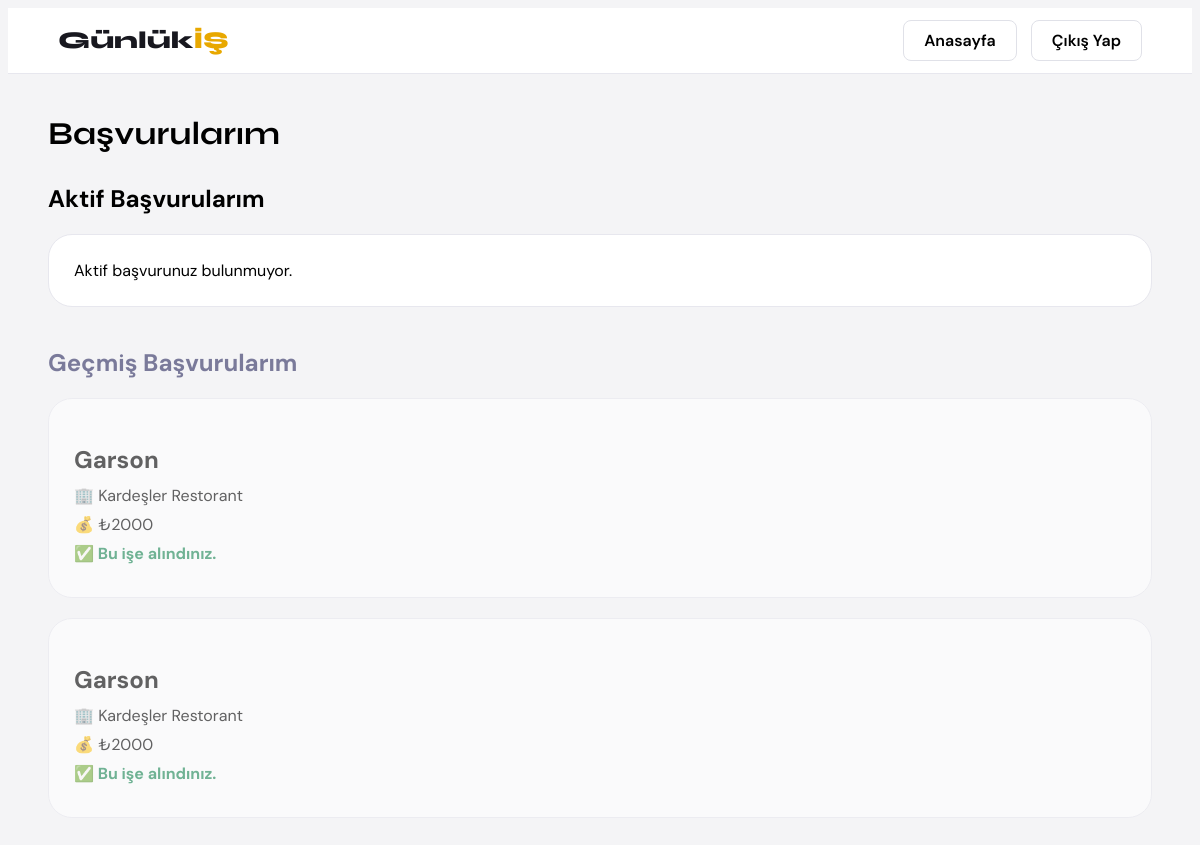
Screenshot of /basvurularim/ (signed in) with the database file from the repository.
### main/models.py (models this page shows, shortened)
class Basvuru(models.Model):
    kullanici = models.ForeignKey(
        Kullanici,
        on_delete=models.CASCADE
    )
    ilan = models.ForeignKey(
        Ilan,
        on_delete=models.CASCADE
    )
    basvuru_tarihi = models.DateTimeField(
        auto_now_add=True
    )
    durum = models.CharField(
        max_length=30,
        default='Beklemede'
    )
    isletme_puanladi = models.BooleanField(default=False)
    calisan_puanladi = models.BooleanField(default=False)

class Ilan(models.Model):
    isletme = models.ForeignKey(
    Isletme,
    on_delete=models.CASCADE,
    null=True
)
    isletme_adi = models.CharField(max_length=200)
    isletme_tipi = models.CharField(max_length=100)
    pozisyon = models.CharField(max_length=150)
    is_tanimi = models.TextField()
    konum = models.CharField(max_length=150)
    yas_araligi = models.CharField(max_length=100)
    deneyim = models.CharField(max_length=150)
    cinsiyet = models.CharField(max_length=50)
    yemek = models.CharField(max_length=20)
    ulasim = models.CharField(max_length=20)
    sigorta = models.CharField(max_length=20)
    kisi_sayisi = models.IntegerField()
    baslangic_tarihi = models.DateTimeField()
    bitis_tarihi = models.DateTimeField()
    ucret = models.IntegerField()
    aktif_mi = models.BooleanField(default=True)

### main/views.py (the view)
# urls.py: path('basvurularim/', views.basvurularim, name='basvurularim'),
def basvurularim(request):
    kullanici_id = request.session.get('kullanici_id')
    if not kullanici_id: return redirect('/giris/')
    kullanici = Kullanici.objects.get(id=kullanici_id)
    if kullanici.hesap_turu != 'calisan': return redirect('/')
    aktif_basvurular = Basvuru.objects.filter(kullanici=kullanici, ilan__aktif_mi=True).select_related('ilan').order_by('-id')
    gecmis_basvurular = Basvuru.objects.filter(kullanici=kullanici, ilan__aktif_mi=False).select_related('ilan').order_by('-id')
    return render(request, 'basvurularim.html', {
        'aktif_basvurular': aktif_basvurular, 'gecmis_basvurular': gecmis_basvurular
    })

### main/templates/basvurularim.html (shortened to what this page needs)
<!DOCTYPE html>
<html lang="tr">
<head>
</head>
<body>
    <nav>
    <a href="/" class="logo">Günlük<span>İŞ</span></a>
    <div class="nav-btns">
        <a href="/" class="btn-ghost">Anasayfa</a>
        <a href="/cikis/" class="btn-ghost">Çıkış Yap</a>
    </div>
</nav>
<h1>Başvurularım</h1>
<h2>Aktif Başvurularım</h2>
{% for basvuru in aktif_basvurular %}
<div class="card">
    <h2>{{ basvuru.ilan.pozisyon }}</h2>
    <div class="info">🏢 {{ basvuru.ilan.isletme_adi }}</div>
    <div class="info">💰 ₺{{ basvuru.ilan.ucret }}</div>
    <div class="info">
        Durum:
        {% if basvuru.durum == 'Beklemede' %}<span class="beklemede">🟡 Beklemede</span>{% endif %}
        {% if basvuru.durum == 'Onaylandı' %}<span class="onay">✅ Onaylandı</span>{% endif %}
        {% if basvuru.durum == 'Reddedildi' %}<span class="red">❌ Reddedildi</span>{% endif %}
        {% if basvuru.durum == 'Beklemede' %}
        <div style="margin-top:15px;">
            <a href="/basvuru-sil/{{ basvuru.id }}/"><button style="background:#dc3545;color:white;border:none;padding:12px 18px;border-radius:12px;cursor:pointer;font-weight:700;">Başvuruyu Geri Çek</button></a>
        </div>
        {% endif %}
    </div>
</div>
{% empty %}
<div class="card">Aktif başvurunuz bulunmuyor.</div>
{% endfor %}
<h2 style="margin-top: 40px; color: #7a7a9a;">Geçmiş Başvurularım</h2>
{% for basvuru in gecmis_basvurular %}
<div class="card" style="opacity: 0.6;">
    <h2>{{ basvuru.ilan.pozisyon }}</h2>
    <div class="info">🏢 {{ basvuru.ilan.isletme_adi }}</div>
    <div class="info">💰 ₺{{ basvuru.ilan.ucret }}</div>
    <div class="info" style="font-weight: bold;">
        {% if basvuru.durum == 'Onaylandı' %}
            <span class="onay">✅ Bu işe alındınız.</span>
        {% else %}
            <span class="red">❌ İlan kapatıldı.</span>
        {% endif %}
    </div>
</div>
{% empty %}
<div class="card">Geçmiş başvurunuz bulunmuyor.</div>
{% endfor %}
</body>
</html>

### main/templates/basvurularim.html (style rules this page uses)
nav { background: white; border-bottom: 1px solid #e7e7ee; padding: 18px 50px; display: flex; align-items: center; justify-content: space-between; margin: -40px -40px 40px -40px; }
.logo { font-family: 'Syne', sans-serif; font-size: 24px; font-weight: 800; text-decoration: none; color: #18181f; }
.logo span { color: #e8a800; }
.nav-btns a { padding: 9px 20px; border-radius: 8px; border: 1px solid #e0e1e8; background: transparent; cursor: pointer; text-decoration: none; color: black; font-weight: 600; margin-left: 10px; }
body { background:#f4f4f6; font-family:'DM Sans',sans-serif; padding:40px; }
h1 { font-family:'Syne',sans-serif; margin-bottom:30px; }
.card { background:white; border-radius:24px; border:1px solid #e7e7ee; padding:25px; margin-bottom:20px; }
.card h2 { margin-bottom:10px; }
.info { margin:8px 0; }
.onay { color:#198754; font-weight:700; }

### rows the page displays
Basvuru: ilan.pozisyon "Garson", ilan.isletme_adi "Kardeşler Restorant", ilan.ucret "2000", durum "✅ Bu işe alındınız."
Basvuru: ilan.pozisyon "Garson", ilan.isletme_adi "Kardeşler Restorant", ilan.ucret "2000", durum "✅ Bu işe alındınız."
